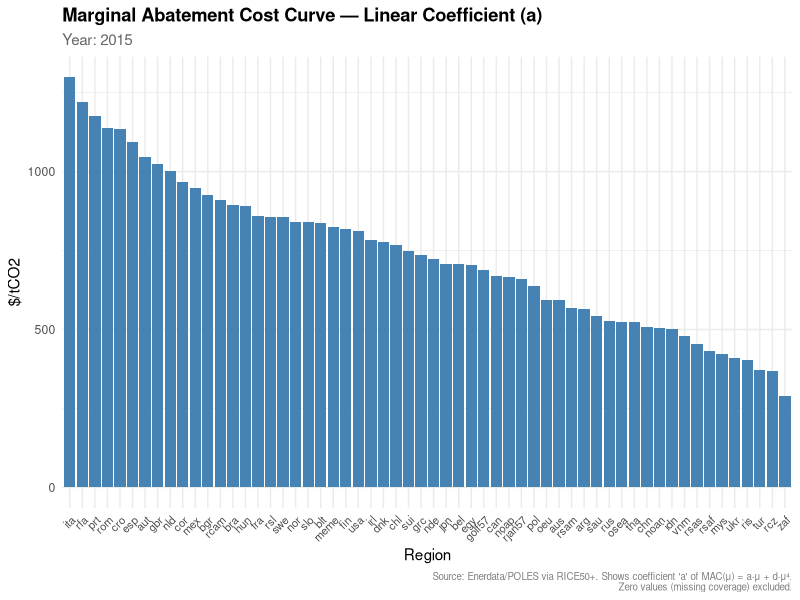
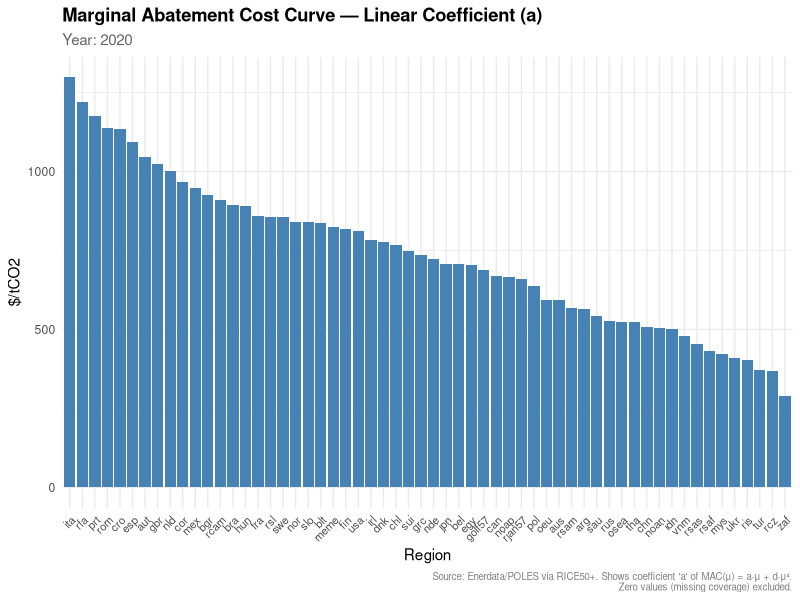
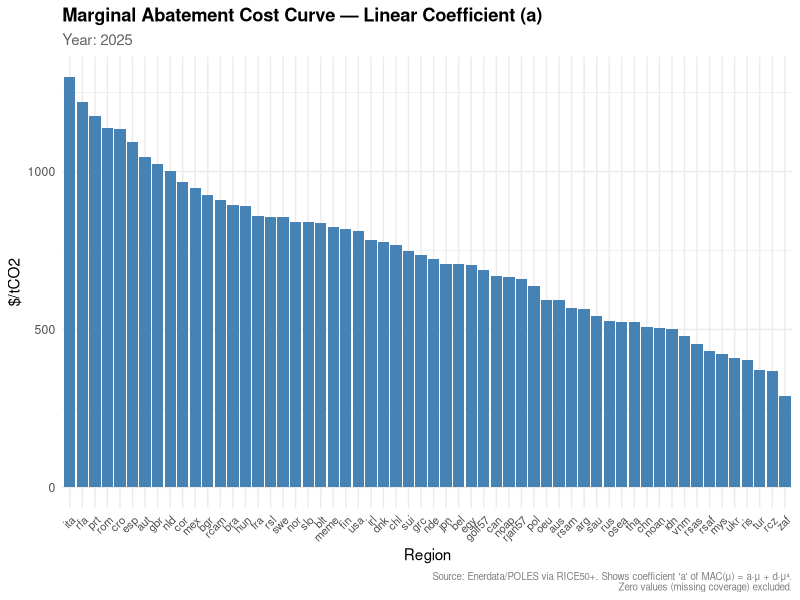

Here is the R script that generated these plots, in order:
library(tidyverse)

# Load data
macc <- read_csv("output/data/macc_ed_early.csv")

# Map t index to year
year_map <- c("1" = 2015, "2" = 2020, "3" = 2025)

# Filter to linear coefficient only
macc_a <- macc %>%
  filter(Dim2 == "a") %>%
  mutate(year = year_map[t]) %>%
  filter(Val > 0)  # drop missing (zero) values

# Loop over years
for (yr in unique(macc_a$year)) {
  
  plot_data <- macc_a %>%
    filter(year == yr) %>%
    arrange(desc(Val))
  
  p <- ggplot(plot_data, aes(x = reorder(n, -Val), y = Val)) +
    geom_bar(stat = "identity", fill = "steelblue") +
    labs(
      title    = paste("Marginal Abatement Cost Curve — Linear Coefficient (a)"),
      subtitle = paste("Year:", yr),
      x        = "Region",
      y        = "$/tCO2",
      caption  = "Source: Enerdata/POLES via RICE50+. Shows coefficient 'a' of MAC(μ) = a·μ + d·μ⁴.\nZero values (missing coverage) excluded."
    ) +
    theme_minimal() +
    theme(
      axis.text.x      = element_text(angle = 45, hjust = 1, size = 8),
      plot.title       = element_text(face = "bold"),
      plot.subtitle    = element_text(color = "grey40"),
      plot.caption     = element_text(color = "grey50", size = 7)
    )
  
  ggsave(
    filename = paste0("output/charts/macc_a_", yr, ".png"),
    plot     = p,
    width    = 12,
    height   = 6,
    dpi      = 150
  )
  
  message("Saved macc_a_", yr, ".png")
}
